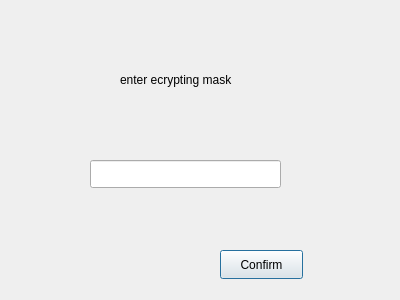
<?xml version="1.0" encoding="UTF-8"?>
<ui version="4.0">
 <class>encryptyng_mask</class>
 <widget class="QDialog" name="encryptyng_mask">
  <property name="geometry">
   <rect>
    <x>0</x>
    <y>0</y>
    <width>400</width>
    <height>300</height>
   </rect>
  </property>
  <property name="windowTitle">
   <string>Dialog</string>
  </property>
  <widget class="QLabel" name="label">
   <property name="geometry">
    <rect>
     <x>120</x>
     <y>70</y>
     <width>191</width>
     <height>20</height>
    </rect>
   </property>
   <property name="text">
    <string>enter ecrypting mask</string>
   </property>
  </widget>
  <widget class="QLineEdit" name="lineEdit">
   <property name="geometry">
    <rect>
     <x>90</x>
     <y>160</y>
     <width>191</width>
     <height>28</height>
    </rect>
   </property>
  </widget>
  <widget class="QPushButton" name="pushButton">
   <property name="geometry">
    <rect>
     <x>220</x>
     <y>250</y>
     <width>83</width>
     <height>29</height>
    </rect>
   </property>
   <property name="text">
    <string>Confirm</string>
   </property>
  </widget>
 </widget>
 <resources/>
 <connections/>
</ui>
